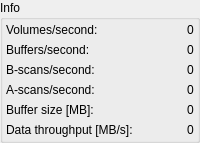
            <widget class="QGroupBox" name="groupBox_info">
             <property name="maximumSize">
              <size>
               <width>16777215</width>
               <height>100</height>
              </size>
             </property>
             <property name="contextMenuPolicy">
              <enum>Qt::ActionsContextMenu</enum>
             </property>
             <property name="title">
              <string>Info</string>
             </property>
             <layout class="QVBoxLayout" name="verticalLayout_8">
              <property name="spacing">
               <number>0</number>
              </property>
              <property name="leftMargin">
               <number>3</number>
              </property>
              <property name="topMargin">
               <number>0</number>
              </property>
              <property name="rightMargin">
               <number>3</number>
              </property>
              <property name="bottomMargin">
               <number>0</number>
              </property>
              <item>
               <layout class="QHBoxLayout" name="horizontalLayout_5">
                <item>
                 <widget class="QLabel" name="label_name_volumesPerSecond">
                  <property name="sizePolicy">
                   <sizepolicy hsizetype="MinimumExpanding" vsizetype="MinimumExpanding">
                    <horstretch>0</horstretch>
                    <verstretch>0</verstretch>
                   </sizepolicy>
                  </property>
                  <property name="text">
                   <string>Volumes/second:</string>
                  </property>
                  <property name="textInteractionFlags">
                   <set>Qt::NoTextInteraction</set>
                  </property>
                 </widget>
                </item>
                <item>
                 <spacer name="horizontalSpacer_3">
                  <property name="orientation">
                   <enum>Qt::Horizontal</enum>
                  </property>
                  <property name="sizeType">
                   <enum>QSizePolicy::Expanding</enum>
                  </property>
                  <property name="sizeHint" stdset="0">
                   <size>
                    <width>40</width>
                    <height>20</height>
                   </size>
                  </property>
                 </spacer>
                </item>
                <item>
                 <widget class="QLabel" name="label_volumesPerSecond">
                  <property name="frameShape">
                   <enum>QFrame::NoFrame</enum>
                  </property>
                  <property name="lineWidth">
                   <number>0</number>
                  </property>
                  <property name="text">
                   <string>0</string>
                  </property>
                  <property name="textInteractionFlags">
                   <set>Qt::NoTextInteraction</set>
                  </property>
                 </widget>
                </item>
               </layout>
              </item>
              <item>
               <layout class="QHBoxLayout" name="horizontalLayout_30">
                <item>
                 <widget class="QLabel" name="label_name_buffersPerSecond">
                  <property name="sizePolicy">
                   <sizepolicy hsizetype="MinimumExpanding" vsizetype="MinimumExpanding">
                    <horstretch>0</horstretch>
                    <verstretch>0</verstretch>
                   </sizepolicy>
                  </property>
                  <property name="text">
                   <string>Buffers/second:</string>
                  </property>
                  <property name="textInteractionFlags">
                   <set>Qt::NoTextInteraction</set>
                  </property>
                 </widget>
                </item>
                <item>
                 <spacer name="horizontalSpacer_8">
                  <property name="orientation">
                   <enum>Qt::Horizontal</enum>
                  </property>
                  <property name="sizeType">
                   <enum>QSizePolicy::Expanding</enum>
                  </property>
                  <property name="sizeHint" stdset="0">
                   <size>
                    <width>40</width>
                    <height>20</height>
                   </size>
                  </property>
                 </spacer>
                </item>
                <item>
                 <widget class="QLabel" name="label_buffersPerSecond">
                  <property name="frameShape">
                   <enum>QFrame::NoFrame</enum>
                  </property>
                  <property name="lineWidth">
                   <number>0</number>
                  </property>
                  <property name="text">
                   <string>0</string>
                  </property>
                  <property name="textInteractionFlags">
                   <set>Qt::NoTextInteraction</set>
                  </property>
                 </widget>
                </item>
               </layout>
              </item>
              <item>
               <layout class="QHBoxLayout" name="horizontalLayout_12">
                <item>
                 <widget class="QLabel" name="label_name_bscansPerSecond">
                  <property name="sizePolicy">
                   <sizepolicy hsizetype="MinimumExpanding" vsizetype="MinimumExpanding">
                    <horstretch>0</horstretch>
                    <verstretch>0</verstretch>
                   </sizepolicy>
                  </property>
                  <property name="text">
                   <string>B-scans/second:</string>
                  </property>
                  <property name="textInteractionFlags">
                   <set>Qt::NoTextInteraction</set>
                  </property>
                 </widget>
                </item>
                <item>
                 <spacer name="horizontalSpacer_6">
                  <property name="orientation">
                   <enum>Qt::Horizontal</enum>
                  </property>
                  <property name="sizeType">
                   <enum>QSizePolicy::Expanding</enum>
                  </property>
                  <property name="sizeHint" stdset="0">
                   <size>
                    <width>40</width>
                    <height>20</height>
                   </size>
                  </property>
                 </spacer>
                </item>
                <item>
                 <widget class="QLabel" name="label_bscansPerSecond">
                  <property name="frameShape">
                   <enum>QFrame::NoFrame</enum>
                  </property>
                  <property name="lineWidth">
                   <number>0</number>
                  </property>
                  <property name="text">
                   <string>0</string>
                  </property>
                  <property name="textInteractionFlags">
                   <set>Qt::NoTextInteraction</set>
                  </property>
                 </widget>
                </item>
               </layout>
              </item>
              <item>
               <layout class="QHBoxLayout" name="horizontalLayout_13">
                <item>
                 <widget class="QLabel" name="label_name_ascansPerSecond">
                  <property name="sizePolicy">
                   <sizepolicy hsizetype="MinimumExpanding" vsizetype="MinimumExpanding">
                    <horstretch>0</horstretch>
                    <verstretch>0</verstretch>
                   </sizepolicy>
                  </property>
                  <property name="text">
                   <string>A-scans/second:</string>
                  </property>
                  <property name="textInteractionFlags">
                   <set>Qt::NoTextInteraction</set>
                  </property>
                 </widget>
                </item>
                <item>
                 <spacer name="horizontalSpacer_7">
                  <property name="orientation">
                   <enum>Qt::Horizontal</enum>
                  </property>
                  <property name="sizeType">
                   <enum>QSizePolicy::Expanding</enum>
                  </property>
                  <property name="sizeHint" stdset="0">
                   <size>
                    <width>40</width>
                    <height>20</height>
                   </size>
                  </property>
                 </spacer>
                </item>
                <item>
                 <widget class="QLabel" name="label_ascansPerSecond">
                  <property name="frameShape">
                   <enum>QFrame::NoFrame</enum>
                  </property>
                  <property name="lineWidth">
                   <number>0</number>
                  </property>
                  <property name="text">
                   <string>0</string>
                  </property>
                  <property name="textInteractionFlags">
                   <set>Qt::NoTextInteraction</set>
                  </property>
                 </widget>
                </item>
               </layout>
              </item>
              <item>
               <layout class="QHBoxLayout" name="horizontalLayout_10">
                <item>
                 <widget class="QLabel" name="label_name_bufferSize">
                  <property name="sizePolicy">
                   <sizepolicy hsizetype="MinimumExpanding" vsizetype="MinimumExpanding">
                    <horstretch>0</horstretch>
                    <verstretch>0</verstretch>
                   </sizepolicy>
                  </property>
                  <property name="text">
                   <string>Buffer size [MB]:</string>
                  </property>
                  <property name="textInteractionFlags">
                   <set>Qt::NoTextInteraction</set>
                  </property>
                 </widget>
                </item>
                <item>
                 <spacer name="horizontalSpacer_4">
                  <property name="orientation">
                   <enum>Qt::Horizontal</enum>
                  </property>
                  <property name="sizeHint" stdset="0">
                   <size>
                    <width>40</width>
                    <height>20</height>
                   </size>
                  </property>
                 </spacer>
                </item>
                <item>
                 <widget class="QLabel" name="label_bufferSize">
                  <property name="frameShape">
                   <enum>QFrame::NoFrame</enum>
                  </property>
                  <property name="frameShadow">
                   <enum>QFrame::Plain</enum>
                  </property>
                  <property name="lineWidth">
                   <number>0</number>
                  </property>
                  <property name="text">
                   <string>0</string>
                  </property>
                  <property name="textInteractionFlags">
                   <set>Qt::NoTextInteraction</set>
                  </property>
                 </widget>
                </item>
               </layout>
              </item>
              <item>
               <layout class="QHBoxLayout" name="horizontalLayout_11">
                <item>
                 <widget class="QLabel" name="label_name_dataThroughput">
                  <property name="text">
                   <string>Data throughput [MB/s]:</string>
                  </property>
                  <property name="textInteractionFlags">
                   <set>Qt::NoTextInteraction</set>
                  </property>
                 </widget>
                </item>
                <item>
                 <spacer name="horizontalSpacer_5">
                  <property name="orientation">
                   <enum>Qt::Horizontal</enum>
                  </property>
                  <property name="sizeHint" stdset="0">
                   <size>
                    <width>40</width>
                    <height>20</height>
                   </size>
                  </property>
                 </spacer>
                </item>
                <item>
                 <widget class="QLabel" name="label_dataThroughput">
                  <property name="text">
                   <string>0</string>
                  </property>
                  <property name="textInteractionFlags">
                   <set>Qt::NoTextInteraction</set>
                  </property>
                 </widget>
                </item>
               </layout>
              </item>
             </layout>
            </widget>
